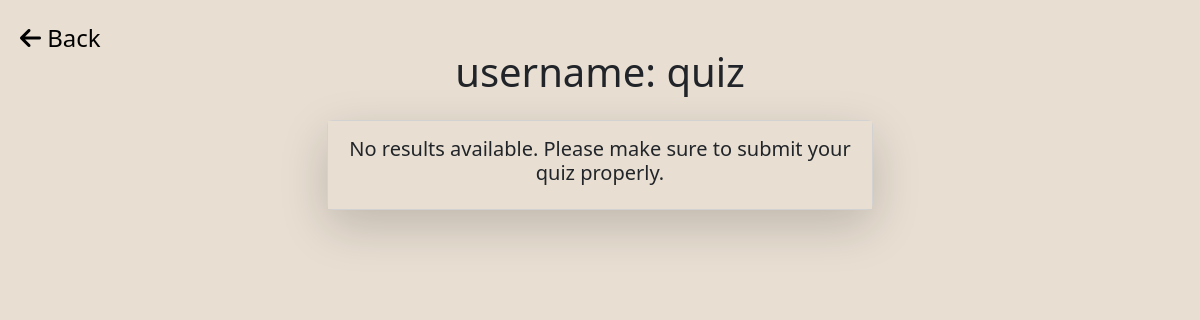
The page /contact/Profile/ (signed in) on the database as committed earlier.
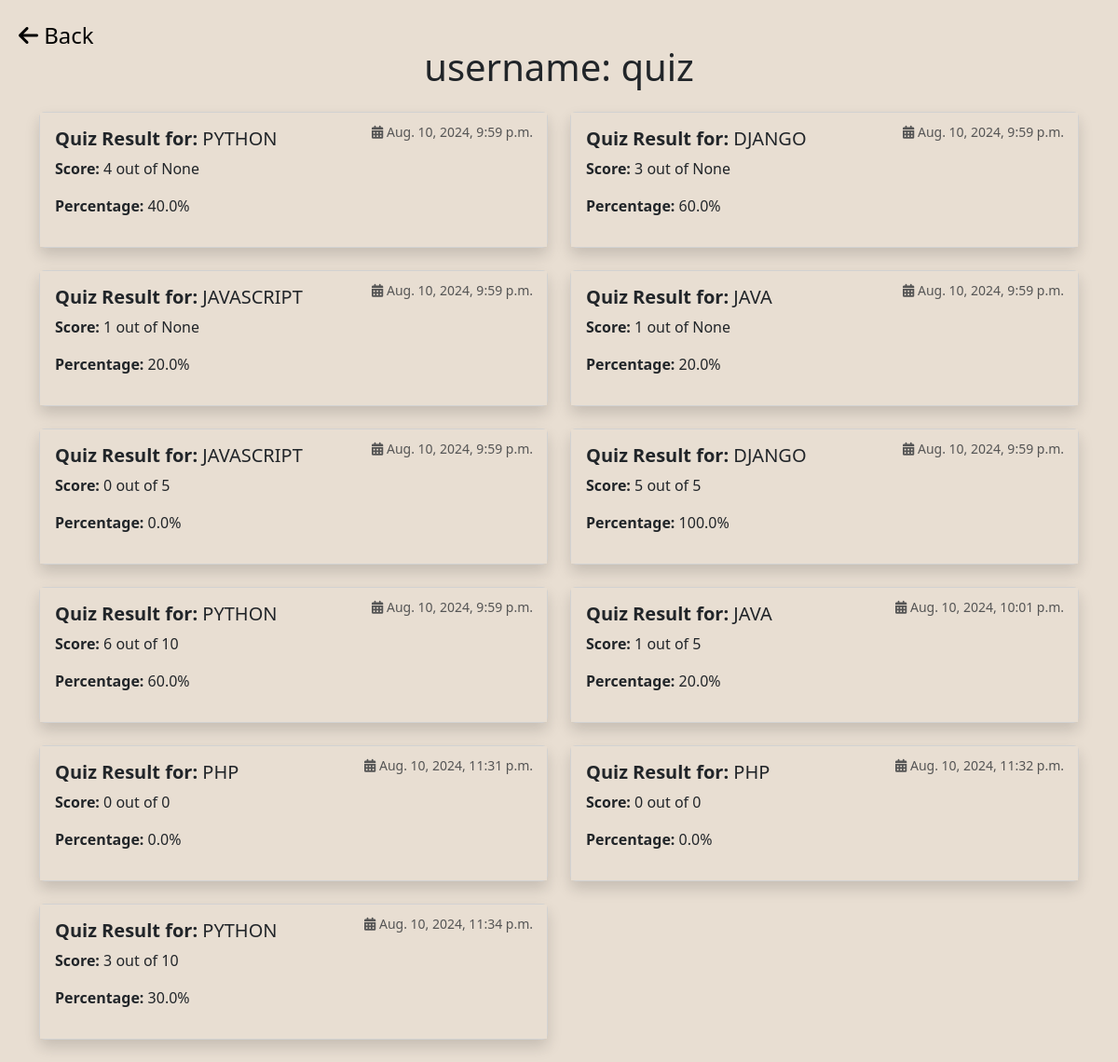
The same page on the database as committed later.
### home/models.py (models this page shows, shortened)
class QuizScore(models.Model):
    user = models.ForeignKey(User, on_delete=models.CASCADE)
    quiz = models.ForeignKey(Quiz, on_delete=models.CASCADE)
    total_question = models.IntegerField(null=True,blank=True)
    score = models.IntegerField()
    percentage_score=models.FloatField(null=True)
    create_at = models.DateTimeField(default=now,blank=True)

class Quiz(models.Model):
    title = models.CharField(max_length=200)
    def __str__(self):
        return self.title

### contact/views.py (the view)
# urls.py: path('Profile/',PROFILE,name='profile'),
def PROFILE(request):
    user = request.user
    quiz = QuizScore.objects.filter(user=user)
    return render(request,'profile.html',{'quiz':quiz})

### home/context_processors.py (called while the page is built)
def QuizList(request):
    quizzes = Quiz.objects.all()
    return {'quizzes': quizzes}

### template/profile.html (shortened to what this page needs)
<!DOCTYPE html>
<html lang="en">
<head>
    <link href="https://cdn.jsdelivr.net/npm/bootstrap@5.3.2/dist/css/bootstrap.min.css" rel="stylesheet">
    <link rel="stylesheet" href="https://cdnjs.cloudflare.com/ajax/libs/font-awesome/6.4.2/css/all.min.css" />
</head>
<body style="background-color: #e8ded2;">
    <div class="container mt-5">
        <a href="{% url 'quiz_list' %}" class="back-button">
            <i class="fas fa-arrow-left"></i> Back
        </a>
        <div class="text-center mb-4 content-main">
            <h1>username: {{ user.username }}</h1>
        </div>
        <div class="row">
            {% if quiz %}
            {% for i in quiz %}
            <div class="col-md-6 mb-4">
                <div class="card shadow">
                    <div class="card-body" style="background-color: #e8ded2;">
                        <h5 class="card-title">
                            <strong>Quiz Result for:</strong> {{ i.quiz }}
                        </h5>
                        <p class="card-text">
                            <strong>Score:</strong> {{ i.score }} out of {{ i.total_question }}
                        </p>
                        <p class="card-text">
                            <strong>Percentage:</strong> {{ i.percentage_score }}%
                        </p>
                        <p class="quiz-date">
                            <i class="fas fa-calendar-alt"></i> {{ i.create_at }}
                        </p>
                    </div>
                </div>
            </div>
            {% endfor %}
            {% else %}
            <div class="col-md-3"></div>
            <div class="col-md-6 text-center">
                <div class="card mb-4 shadow-lg">
                    <div class="card-body d-flex flex-column justify-content-center align-items-center" style="background-color: #e8ded2;">
                        <h5 class="card-title">
                            No results available. Please make sure to submit your quiz properly.
                        </h5>
                    </div>
                </div>
            </div>
            <div class="col-md-3"></div>
            {% endif %}
        </div>
    </div>
</body>
</html>

### template/profile.html (style rules this page uses)
.back-button { position: absolute; top: 20px; left: 20px; font-size: 24px; color: #000; text-decoration: none; }
.content-main { margin-top: 30px; }
.quiz-date { font-size: 14px; color: #555; text-align: right; position: absolute; top: 10px; right: 15px; }

Rows that differ between the two databases and show on the page:
added QuizScore: quiz "PYTHON", score "4", total_question "None", percentage_score "40.0", create_at "Aug. 10, 2024, 9:59 p.m."
added QuizScore: quiz "DJANGO", score "3", total_question "None", percentage_score "60.0", create_at "Aug. 10, 2024, 9:59 p.m."
added QuizScore: quiz "JAVASCRIPT", score "1", total_question "None", percentage_score "20.0", create_at "Aug. 10, 2024, 9:59 p.m."
added QuizScore: quiz "JAVA", score "1", total_question "None", percentage_score "20.0", create_at "Aug. 10, 2024, 9:59 p.m."
added QuizScore: quiz "JAVASCRIPT", score "0", total_question "5", percentage_score "0.0", create_at "Aug. 10, 2024, 9:59 p.m."
added QuizScore: quiz "DJANGO", score "5", total_question "5", percentage_score "100.0", create_at "Aug. 10, 2024, 9:59 p.m."
added QuizScore: quiz "PYTHON", score "6", total_question "10", percentage_score "60.0", create_at "Aug. 10, 2024, 9:59 p.m."
added QuizScore: quiz "JAVA", score "1", total_question "5", percentage_score "20.0", create_at "Aug. 10, 2024, 10:01 p.m."
added QuizScore: quiz "PHP", score "0", total_question "0", percentage_score "0.0", create_at "Aug. 10, 2024, 11:31 p.m."
added QuizScore: quiz "PHP", score "0", total_question "0", percentage_score "0.0", create_at "Aug. 10, 2024, 11:32 p.m."
added QuizScore: quiz "PYTHON", score "3", total_question "10", percentage_score "30.0", create_at "Aug. 10, 2024, 11:34 p.m."
Other text that changed with them:
text no longer shown: "No results available. Please make sure to submit your quiz properly."
